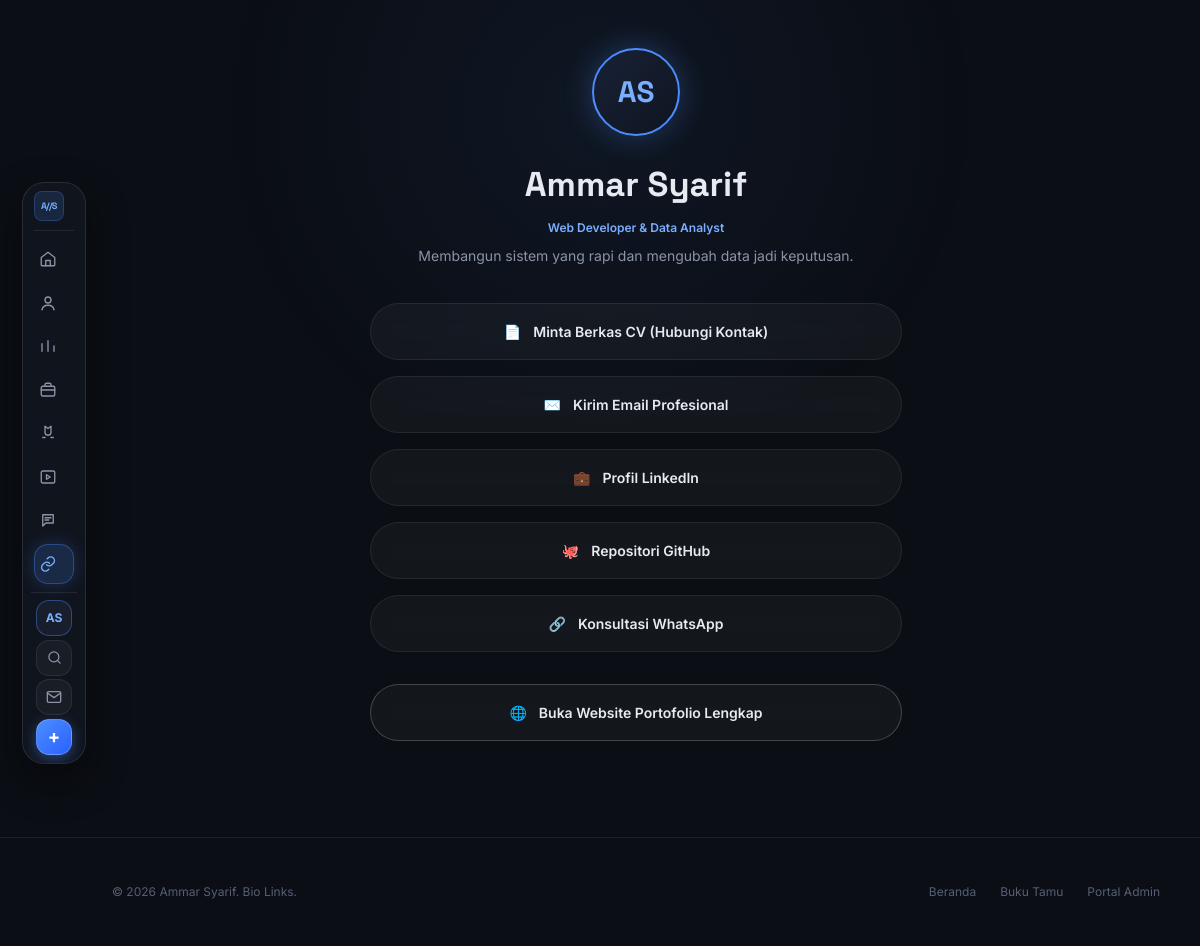
The app's page /pages/links.php, older data.
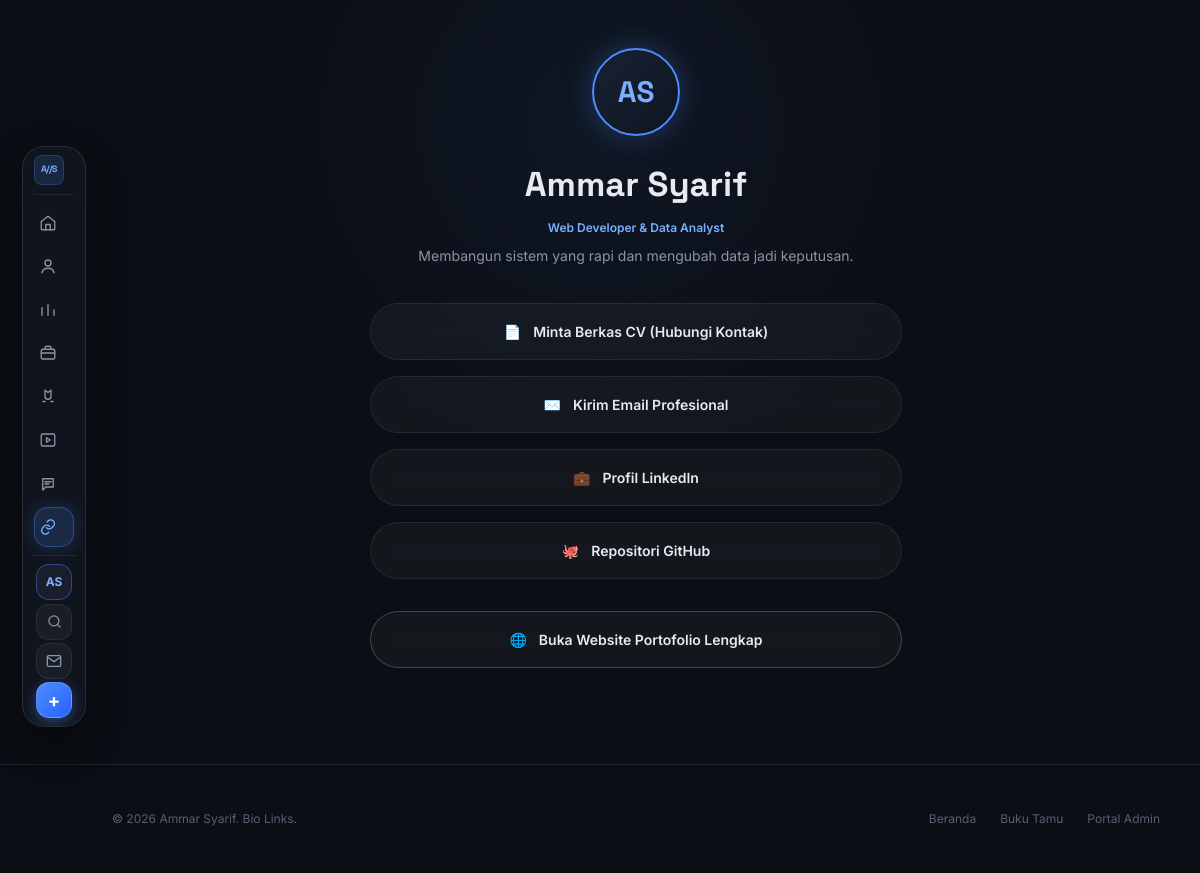
The same page, newer data.
### tables this page shows
CREATE TABLE IF NOT EXISTS profile (
    id INT PRIMARY KEY DEFAULT 1,
    full_name VARCHAR(150) NOT NULL,
    role_title VARCHAR(200) DEFAULT '',
    tagline VARCHAR(255) DEFAULT '',
    about TEXT,
    photo VARCHAR(255) DEFAULT '',
    cv_file VARCHAR(255) DEFAULT '',
    email VARCHAR(150) DEFAULT '',
    linkedin VARCHAR(255) DEFAULT '',
    github VARCHAR(255) DEFAULT '',
    instagram VARCHAR(255) DEFAULT '',
    tiktok VARCHAR(255) DEFAULT '',
    skills TEXT COMMENT 'comma-separated list',
    updated_at TIMESTAMP DEFAULT CURRENT_TIMESTAMP ON UPDATE CURRENT_TIMESTAMP
);

CREATE TABLE IF NOT EXISTS links (
    id INT AUTO_INCREMENT PRIMARY KEY,
    label VARCHAR(100) NOT NULL,
    url VARCHAR(255) NOT NULL,
    icon VARCHAR(50) DEFAULT 'link',
    sort_order INT DEFAULT 0,
    is_active TINYINT(1) DEFAULT 1,
    created_at TIMESTAMP DEFAULT CURRENT_TIMESTAMP
);

### includes/functions.php (called while the page is built, shortened)
<?php
function e(?string $value): string {
    return htmlspecialchars((string)$value, ENT_QUOTES, 'UTF-8');
}
function asset(string $path): string {
    $cleanPath = ltrim($path, '/');
    $filePath = ROOT_PATH . '/assets/' . $cleanPath;
    $v = file_exists($filePath) ? filemtime($filePath) : time();
    return BASE_URL . '/assets/' . $cleanPath . '?v=' . $v;
}
function get_profile(PDO $pdo): ?array {
    $stmt = $pdo->prepare("SELECT * FROM profile WHERE id = 1 LIMIT 1");
    $stmt->execute();
    $profile = $stmt->fetch();
    return $profile ?: null;
}
function get_active_links(PDO $pdo): array {
    $stmt = $pdo->prepare("SELECT * FROM links WHERE is_active = 1 ORDER BY sort_order ASC, id ASC");
    $stmt->execute();
    return $stmt->fetchAll();
}

### pages/links.php (the view, shortened to what this page needs)
<?php
require_once __DIR__ . '/../includes/db.php';
require_once __DIR__ . '/../includes/functions.php';
$profile = get_profile($pdo);
$customLinks = get_active_links($pdo);
$cvUrl = '#';
$hasCv = false;
?>
<!DOCTYPE html>
<html lang="id">
<head>
  <link rel="stylesheet" href="<?= asset('css/style.css') ?>">
</head>
<body>
  <?php require_once __DIR__ . '/../includes/nav.php'; ?>
  <div class="site-container">
    <div class="links-wrapper">
      <?php if (!empty($profile['photo']) && file_exists(UPLOAD_DIR_PHOTOS . '/' . basename($profile['photo']))): ?>
        <img src="<?= upload_url('photos', $profile['photo']) ?>" alt="<?= e($profile['full_name']) ?>" class="links-avatar">
      <?php else: ?>
        <div class="links-avatar-placeholder">
          <span>AS</span>
        </div>
      <?php endif; ?>
      <h1 class="links-name"><?= e($profile['full_name'] ?? 'Ammar Syarif') ?></h1>
      <div style="font-size: var(--text-xs); color: var(--color-accent-bright); font-weight: 600; margin-bottom: 0.35rem;">
        <?= e($profile['role_title'] ?? 'Web Developer & Data Analyst') ?>
      </div>
      <p class="links-tagline">
        <?= e($profile['tagline'] ?? 'Membangun sistem yang rapi dan mengubah data jadi keputusan.') ?>
      </p>
      <div class="links-pill-list">
        <?php if ($hasCv): ?>
          <a href="<?= e($cvUrl) ?>" download class="link-pill" style="border-color: var(--color-accent); background-color: rgba(76, 141, 255, 0.1);">
            <span>📄</span>
            <span>Unduh Berkas CV Resmi (PDF)</span>
          </a>
        <?php else: ?>
          <a href="<?= BASE_URL ?>/#contact" class="link-pill">
            <span>📄</span>
            <span>Minta Berkas CV (Hubungi Kontak)</span>
          </a>
        <?php endif; ?>
        <?php if (!empty($profile['email'])): ?>
          <a href="mailto:<?= e($profile['email']) ?>" class="link-pill">
            <span>✉️</span>
            <span>Kirim Email Profesional</span>
          </a>
        <?php endif; ?>
        <?php if (!empty($profile['linkedin'])): ?>
          <a href="<?= e($profile['linkedin']) ?>" target="_blank" rel="noopener noreferrer" class="link-pill">
            <span>💼</span>
            <span>Profil LinkedIn</span>
          </a>
        <?php endif; ?>
        <?php if (!empty($profile['github'])): ?>
          <a href="<?= e($profile['github']) ?>" target="_blank" rel="noopener noreferrer" class="link-pill">
            <span>🐙</span>
            <span>Repositori GitHub</span>
          </a>
        <?php endif; ?>
        <?php
        $iconEmojiMap = [
            'cv'        => '📄',
            'email'     => '✉️',
            'linkedin'  => '💼',
            'github'    => '🐙',
            'link'      => '🔗',
            'instagram' => '📸',
            'tiktok'    => '🎵',
            'globe'     => '🌐',
            'code'      => '💻'
        ];
        foreach ($customLinks as $cl):
          if (in_array(strtolower($cl['label']), ['unduh cv (pdf)', 'profil linkedin', 'repositori github', 'kirim email resmi', 'instagram', 'tiktok'])) {
              continue;
          }
          $clIcon = $iconEmojiMap[$cl['icon'] ?? ''] ?? '🔗';
        ?>
          <a href="<?= e($cl['url']) ?>" target="_blank" rel="noopener noreferrer" class="link-pill">
            <span><?= $clIcon ?></span>
            <span><?= e($cl['label']) ?></span>
          </a>
        <?php endforeach; ?>
        <a href="<?= BASE_URL ?>/" class="link-pill" style="margin-top: 1rem; border-color: rgba(255,255,255,0.2);">
          <span>🌐</span>
          <span>Buka Website Portofolio Lengkap</span>
        </a>
      </div>
    </div>
  </div>
  <footer class="site-footer">
    <div class="site-container footer-inner">
      <div>&copy; <?= date('Y') ?> Ammar Syarif. Bio Links.</div>
      <div style="display: flex; gap: 1.5rem;">
        <a href="<?= BASE_URL ?>/" class="footer-admin-link">Beranda</a>
        <a href="<?= BASE_URL ?>/guestbook" class="footer-admin-link">Buku Tamu</a>
        <a href="<?= BASE_URL ?>/admin/login.php" class="footer-admin-link">Portal Admin</a>
      </div>
    </div>
  </footer>
</body>
</html>

### includes/nav.php (shortened to what this page needs)
<?php
$currentPage = basename($_SERVER['PHP_SELF']);
$isHome = ($currentPage === 'index.php');
$homePrefix = $isHome ? '' : (BASE_URL . '/');
$navPhoto = '';
?>
<header class="site-header">
  <div class="site-container">
    <div class="nav-pill-bar">
      <a href="<?= BASE_URL ?>/" class="nav-brand-pill" title="Ammar Syarif — Portofolio">
        <div class="brand-grid-icon" aria-hidden="true">A//S</div>
      </a>
      <nav class="nav-menu" id="navMenu">
        <a href="<?= $homePrefix ?>#hero" class="nav-pill <?= ($isHome) ? 'active' : '' ?>" title="Beranda" aria-label="Beranda">
          <svg class="nav-item-icon" viewBox="0 0 24 24" aria-hidden="true"><path d="m3 10 9-7 9 7v10a1 1 0 0 1-1 1H4a1 1 0 0 1-1-1z"/><path d="M9 21v-7h6v7"/></svg><span class="nav-label">Beranda</span>
        </a>
        <a href="<?= $homePrefix ?>#about" class="nav-pill" title="Tentang" aria-label="Tentang">
          <svg class="nav-item-icon" viewBox="0 0 24 24" aria-hidden="true"><circle cx="12" cy="8" r="4"/><path d="M4 21c.8-4 3.5-6 8-6s7.2 2 8 6"/></svg><span class="nav-label">Tentang</span>
        </a>
        <a href="<?= $homePrefix ?>#skills" class="nav-pill" title="Keahlian" aria-label="Keahlian">
          <svg class="nav-item-icon" viewBox="0 0 24 24" aria-hidden="true"><path d="M4 19V9m8 10V5m8 14v-7"/></svg><span class="nav-label">Keahlian</span>
        </a>
        <a href="<?= $homePrefix ?>#projects" class="nav-pill" title="Proyek" aria-label="Proyek">
          <svg class="nav-item-icon" viewBox="0 0 24 24" aria-hidden="true"><rect x="3" y="7" width="18" height="13" rx="2"/><path d="M8 7V5a2 2 0 0 1 2-2h4a2 2 0 0 1 2 2v2M3 12h18"/></svg><span class="nav-label">Proyek</span>
        </a>
        <a href="<?= BASE_URL ?>/achievements" class="nav-pill <?= ($currentPage === 'achievements.php') ? 'active' : '' ?>" title="Pencapaian" aria-label="Pencapaian">
          <svg class="nav-item-icon" viewBox="0 0 24 24" aria-hidden="true"><path d="m8 3 4 3 4-3v8a4 4 0 0 1-8 0z"/><path d="M8 18H5m14 0h-3"/></svg><span class="nav-label">Pencapaian</span>
        </a>
        <a href="<?= BASE_URL ?>/creations" class="nav-pill <?= ($currentPage === 'creations.php') ? 'active' : '' ?>" title="Kreasi" aria-label="Kreasi">
          <svg class="nav-item-icon" viewBox="0 0 24 24" aria-hidden="true"><rect x="3" y="4" width="18" height="16" rx="2"/><path d="m10 9 5 3-5 3z"/></svg><span class="nav-label">Kreasi</span>
        </a>
        <a href="<?= BASE_URL ?>/guestbook" class="nav-pill <?= ($currentPage === 'guestbook.php') ? 'active' : '' ?>" title="Buku Tamu" aria-label="Buku Tamu">
          <svg class="nav-item-icon" viewBox="0 0 24 24" aria-hidden="true"><path d="M5 5h14v11H9l-4 4z"/><path d="M8 9h8m-8 3h5"/></svg><span class="nav-label">Buku Tamu</span>
        </a>
        <a href="<?= BASE_URL ?>/links" class="nav-pill <?= ($currentPage === 'links.php') ? 'active' : '' ?>" title="Tautan" aria-label="Tautan">
          <svg class="nav-item-icon" viewBox="0 0 24 24" aria-hidden="true"><path d="M10 13a5 5 0 0 0 7.1.1l2-2a5 5 0 0 0-7.1-7.1l-1.1 1.1"/><path d="M14 11a5 5 0 0 0-7.1-.1l-2 2A5 5 0 0 0 12 20l1.1-1.1"/></svg><span class="nav-label">Tautan</span>
        </a>
      </nav>
      <div class="nav-right-actions">
        <?php if (!empty($navPhoto)): ?>
          <a href="<?= $homePrefix ?>#about" class="nav-avatar-mini" title="Lihat Profil Ammar">
            <img src="<?= e($navPhoto) ?>" alt="Ammar Syarif">
          </a>
        <?php else: ?>
          <a href="<?= $homePrefix ?>#about" class="nav-avatar-mini placeholder" title="Lihat Profil Ammar">
            <span>AS</span>
          </a>
        <?php endif; ?>
        <button type="button" class="btn-palette-trigger" id="paletteBtn" title="Buka Command Palette (Ctrl+K / ⌘K)">
          <svg width="15" height="15" viewBox="0 0 24 24" fill="none" stroke="currentColor" stroke-width="2" stroke-linecap="round" stroke-linejoin="round">
            <circle cx="11" cy="11" r="8"></circle>
            <line x1="21" y1="21" x2="16.65" y2="16.65"></line>
          </svg>
        </button>
        <a href="<?= $homePrefix ?>#contact" class="nav-icon-btn" title="Hubungi Saya">
          <svg width="16" height="16" viewBox="0 0 24 24" fill="none" stroke="currentColor" stroke-width="2" stroke-linecap="round" stroke-linejoin="round">
            <path d="M4 4h16c1.1 0 2 .9 2 2v12c0 1.1-.9 2-2 2H4c-1.1 0-2-.9-2-2V6c0-1.1.9-2 2-2z"/>
            <polyline points="22,6 12,13 2,6"/>
          </svg>
        </a>
        <a href="<?= $homePrefix ?>#contact" class="btn-hire">
          <span class="btn-hire-plus">+</span>
        </a>
      </div>
    </div>
  </div>
</header>

Row changes from the older to the newer data that the page shows:
removed links: icon "🔗", label "Konsultasi WhatsApp"
